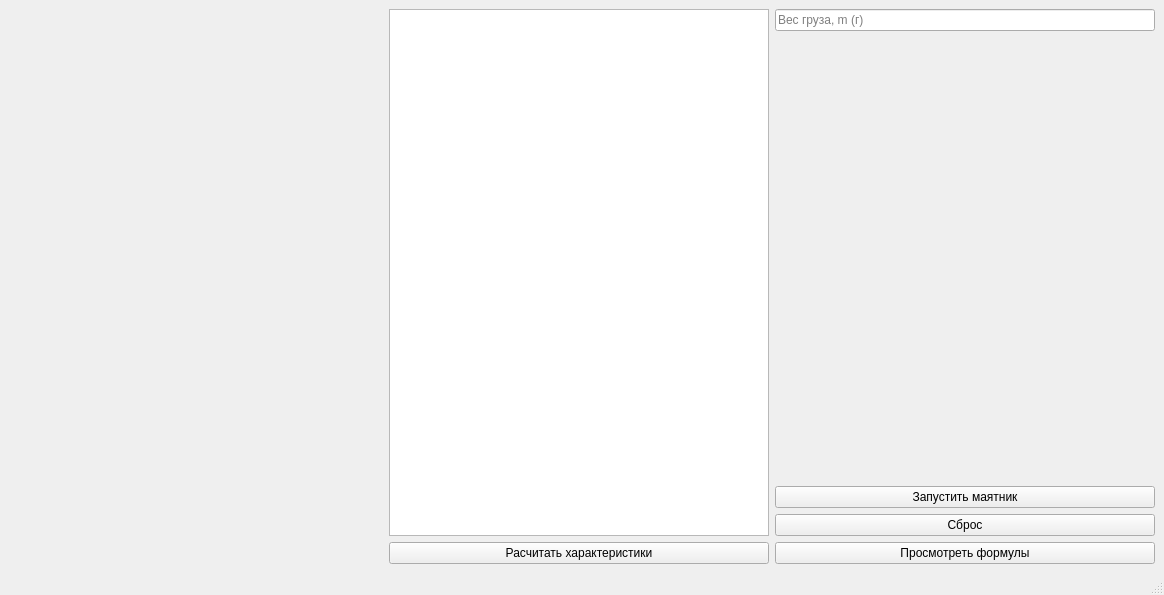
<?xml version="1.0" encoding="UTF-8"?>
<ui version="4.0">
 <class>MainWindow</class>
 <widget class="QMainWindow" name="MainWindow">
  <property name="geometry">
   <rect>
    <x>0</x>
    <y>0</y>
    <width>1164</width>
    <height>595</height>
   </rect>
  </property>
  <property name="windowTitle">
   <string>SimuPhysics</string>
  </property>
  <widget class="QWidget" name="centralwidget">
   <layout class="QHBoxLayout" name="horizontalLayout">
    <item>
     <layout class="QVBoxLayout" name="oberbekLayout">
      <item>
       <spacer name="horizontalSpacer">
        <property name="orientation">
         <enum>Qt::Horizontal</enum>
        </property>
        <property name="sizeHint" stdset="0">
         <size>
          <width>40</width>
          <height>20</height>
         </size>
        </property>
       </spacer>
      </item>
      <item>
       <spacer name="verticalSpacer_2">
        <property name="orientation">
         <enum>Qt::Vertical</enum>
        </property>
        <property name="sizeHint" stdset="0">
         <size>
          <width>20</width>
          <height>40</height>
         </size>
        </property>
       </spacer>
      </item>
     </layout>
    </item>
    <item>
     <layout class="QVBoxLayout" name="verticalLayout_2">
      <item>
       <widget class="QTextBrowser" name="textBrowser"/>
      </item>
      <item>
       <widget class="QPushButton" name="getValues">
        <property name="text">
         <string>Расчитать характеристики</string>
        </property>
       </widget>
      </item>
     </layout>
    </item>
    <item>
     <layout class="QVBoxLayout" name="verticalLayout">
      <item>
       <widget class="QLineEdit" name="massEdit_M">
        <property name="placeholderText">
         <string>Вес груза, m (г)</string>
        </property>
       </widget>
      </item>
      <item>
       <spacer name="verticalSpacer">
        <property name="orientation">
         <enum>Qt::Vertical</enum>
        </property>
        <property name="sizeHint" stdset="0">
         <size>
          <width>20</width>
          <height>40</height>
         </size>
        </property>
       </spacer>
      </item>
      <item>
       <widget class="QPushButton" name="startPendulum">
        <property name="text">
         <string>Запустить маятник</string>
        </property>
       </widget>
      </item>
      <item>
       <widget class="QPushButton" name="reset">
        <property name="text">
         <string>Сброс</string>
        </property>
       </widget>
      </item>
      <item>
       <widget class="QPushButton" name="infoBtn">
        <property name="cursor">
         <cursorShape>PointingHandCursor</cursorShape>
        </property>
        <property name="text">
         <string>Просмотреть формулы</string>
        </property>
       </widget>
      </item>
     </layout>
    </item>
   </layout>
  </widget>
  <widget class="QMenuBar" name="menubar">
   <property name="geometry">
    <rect>
     <x>0</x>
     <y>0</y>
     <width>1164</width>
     <height>22</height>
    </rect>
   </property>
  </widget>
  <widget class="QStatusBar" name="statusbar"/>
 </widget>
 <resources/>
 <connections/>
</ui>
